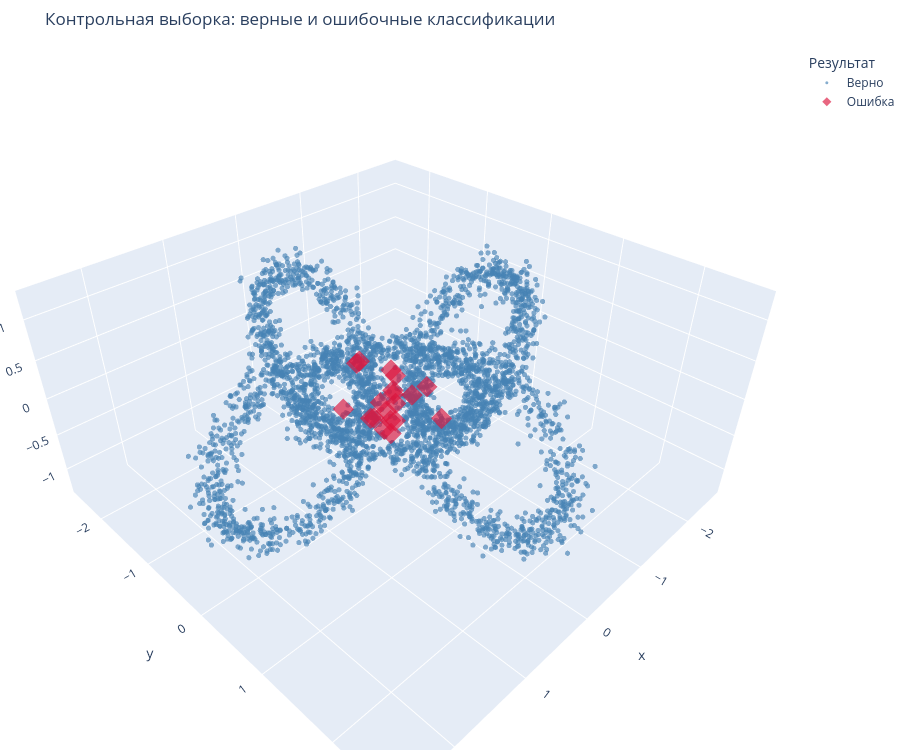

The code cell stored with this chart in its notebook:
### Code cell
test_points = pd.DataFrame(X_test, columns=["x", "y", "z"])
test_points["true"] = y_test
test_points["predicted"] = best_prediction
test_points["correct"] = test_points["true"] == test_points["predicted"]
test_points["result"] = np.where(test_points["correct"], "Верно", "Ошибка")

error_count = (~test_points["correct"]).sum()
print(f"Ошибочно классифицировано объектов: {error_count} из {len(test_points)}")

wrong_points = test_points[~test_points["correct"]]
right_points = test_points[test_points["correct"]]
right_sample_size = min(4000, len(right_points))
right_sample = right_points.sample(right_sample_size, random_state=42)
plot_points = pd.concat([right_sample, wrong_points], ignore_index=True)

fig = px.scatter_3d(
    plot_points,
    x="x",
    y="y",
    z="z",
    color="result",
    color_discrete_map={"Верно": "steelblue", "Ошибка": "crimson"},
    hover_data={"true": True, "predicted": True, "correct": False, "result": True},
    title="Контрольная выборка: верные и ошибочные классификации",
    labels={"result": "Результат", "true": "Истинный класс", "predicted": "Предсказанный класс"},
    opacity=0.65,
    height=750,
)
fig.update_traces(marker={"size": 3}, selector={"name": "Верно"})
fig.update_traces(marker={"size": 7, "symbol": "diamond"}, selector={"name": "Ошибка"})
fig.update_layout(legend_title_text="Результат", margin={"l": 0, "r": 0, "t": 50, "b": 0})
fig.show()

### Figure 1 — Plotly figure (JSON) as saved in the notebook; plotly's stock layout.template omitted (floating-point values rounded to 4 significant figures; data arrays with more than 128 entries replaced by an {"elided": "..."} marker saying what was removed)
{"data": [{"customdata": {"elided": "4000x4 mixed values"}, "hovertemplate": "Результат=%{customdata[3]}<br>x=%{x}<br>y=%{y}<br>z=%{z}<br>Истинный класс=%{customdata[0]}<br>Предсказанный класс=%{customdata[1]}<extra></extra>", "legendgroup": "Верно", "marker": {"color": "steelblue", "opacity": 0.65, "size": 3, "symbol": "circle"}, "mode": "markers", "name": "Верно", "scene": "scene", "showlegend": true, "type": "scatter3d", "x": {"elided": "4000 float values"}, "y": {"elided": "4000 float values"}, "z": {"elided": "4000 float values"}}, {"customdata": [[5, 3, false, "Ошибка"], [1, 4, false, "Ошибка"], [4, 2, false, "Ошибка"], [2, 4, false, "Ошибка"], [3, 4, false, "Ошибка"], [1, 5, false, "Ошибка"], [5, 3, false, "Ошибка"], [4, 3, false, "Ошибка"], [5, 2, false, "Ошибка"], [4, 3, false, "Ошибка"], [4, 2, false, "Ошибка"], [3, 4, false, "Ошибка"], [4, 2, false, "Ошибка"], [3, 1, false, "Ошибка"], [2, 4, false, "Ошибка"], [5, 2, false, "Ошибка"], [3, 4, false, "Ошибка"], [5, 3, false, "Ошибка"], [3, 5, false, "Ошибка"]], "hovertemplate": "Результат=%{customdata[3]}<br>x=%{x}<br>y=%{y}<br>z=%{z}<br>Истинный класс=%{customdata[0]}<br>Предсказанный класс=%{customdata[1]}<extra></extra>", "legendgroup": "Ошибка", "marker": {"color": "crimson", "opacity": 0.65, "size": 7, "symbol": "diamond"}, "mode": "markers", "name": "Ошибка", "scene": "scene", "showlegend": true, "type": "scatter3d", "x": [0.2064, -0.1115, -0.1989, -0.1283, 0.1686, -0.09364, 0.3389, 0.2953, -0.15, 0.1771, -0.2659, 0.03317, -0.2179, 0.6974, -0.1738, -0.2751, 0.07844, 0.2474, 0.09568], "y": [0.1875, -0.6467, -0.1476, -0.1452, -0.1744, 0.6533, 0.2527, -0.2393, 0.1589, -0.111, -0.2128, 0.0076, -0.199, -0.0211, -0.1616, 0.2632, -0.1084, 0.1269, 0.1459], "z": [-0.2968, 0.121, 0.116, 0.2265, -0.2986, -0.004579, 0.106, 0.4646, 0.02932, -0.2573, -0.3314, -0.3061, -0.1694, 0.1765, -0.08106, 0.1306, -0.09476, -0.2514, -0.2052]}], "layout": {"height": 750, "legend": {"title": {"text": "Результат"}, "tracegroupgap": 0}, "margin": {"b": 0, "l": 0, "r": 0, "t": 50}, "scene": {"domain": {"x": [0, 1], "y": [0, 1]}, "xaxis": {"title": {"text": "x"}}, "yaxis": {"title": {"text": "y"}}, "zaxis": {"title": {"text": "z"}}}, "title": {"text": "Контрольная выборка: верные и ошибочные классификации"}}}
